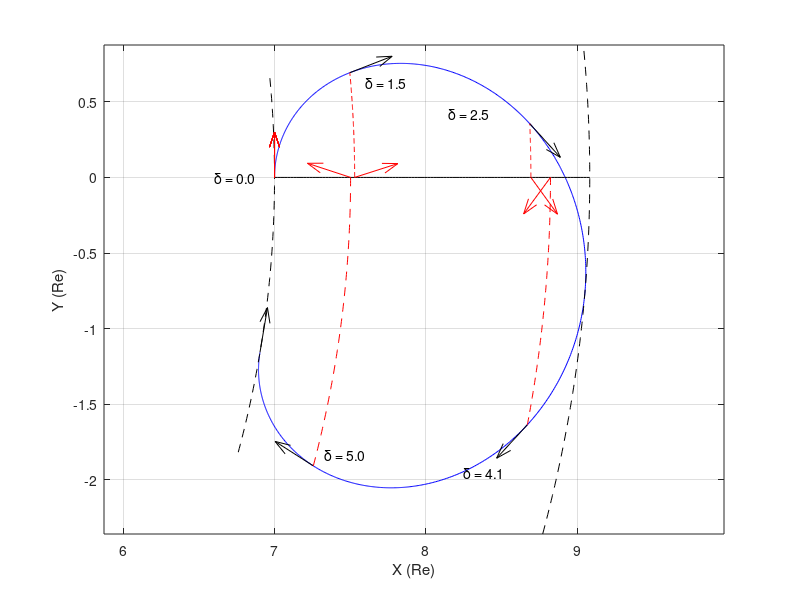

The MATLAB script that drew this image:
function phase_shift %FIGURE 45 
clear
global m;
global q;
global M;

Re=6378;%km Equatorial Radius of Earth
m0=1.6726231*10^-27; %kg rest mass of proton 
q=1.602*10^-19; %C q_p=1.602*10^-19;%C(As) Charge of proton
M=31000.*10^-9; %TRe^3 Magnetic Field Strength of Earth 
E=0; %V/m or N/C (mkg/s^3A) Electric Field
c=3.0E8; %speed of light m/s

%Initial Position 
x0=7; %Re
y0=0; %Re
%Initial Velocity 
vx0=0; %Re/s
vy0=6; %Re/s
%relativistic mass 
m=m0*(1/sqrt(1-((vy0*Re)^2/(3*10^5)^2)));%kg relativistic mass
A=q*M/m; %simplyfy notation  

%Call ode 45
tmax=1000; %sufficiently high to allow events to stop integration
optionsGP=odeset('Events',@eventsGP,'RelTol',1.0e-10,'AbsTol',1.0e-14);%stop after gyroperiod
[t1,y1]=ode45(@lorentz, [0 tmax], [x0 y0 vx0 vy0],optionsGP);

%Phase Distribution preperations
r0=sqrt(x0^2+y0^2); 
v0=sqrt(vx0^2+vy0^2);
r_st=r0/(1-r0^2*vy0/A);
v_st=A/r_st^2;
r_max=2*r_st/(1+sqrt(1-4*v0/v_st));
r_min=2*r_st/(1+sqrt(1+4*v0/v_st));
p=(m*r0*vy0)-(q*M/r0);

%change in phi over gyroperiod
ph_range=atan2(y1(:,2),y1(:,1));
max(ph_range);
min(ph_range);
ph=linspace(min(ph_range),max(ph_range));

start = linspace(r_min,r_max);

%Plot particle trajectory, rmin and rmax bounds over phi range, and
%starting line for all phases between rmin and rmax along positive x axis
plot(y1(:,1),y1(:,2),'b',r_min*cos(ph),r_min*sin(ph),'k--',r_max*cos(ph),r_max*sin(ph),'k--',start,zeros(size(start)),'k')
grid on 
axis('equal')
xlabel('X (Re)')
ylabel('Y (Re)')
hold on

%Plot 6 local velocity vectors between phases 0 and 2pi, along with their
%phases shefted to align with positve x-axis starting line and new velocity
%vectos 
s=size(y1);
iterations=6;
for i=1:iterations
v_tangents=linspace(1,s(1),iterations);
kp=v_tangents(i);
kp_integer=round(kp); %remove decimals for indexing
if kp_integer==203 %manual shifting to increase visual appeal of plot
kp_integer=240;
end    
if kp_integer==608 %manual shifting to increase visual appeal of plot
kp_integer=660;
end    
quiver(y1(kp_integer,1),y1(kp_integer,2), y1(kp_integer,3),y1(kp_integer,4), 0.05,'k');%all tangential velocity
quiver(y1(1,1),y1(1,2), y1(1,3),y1(1,4), 0.05,'r'); %phase shifted velocity for phase = 0
hold on
if i==1
text(6.6,0.0,'{\delta} = 0.0'); 
end

if i==2
phi_loc=atan2(y1(kp_integer,2),y1(kp_integer,1)); %calculate change in phi at local positon 
hold on
r_mag=sqrt(y1(kp_integer,1)^2+y1(kp_integer,2)^2); %calculate radius  at local positon 
phi_vec=linspace(0,phi_loc); %turn change in phi to vector to grapgh 
plot(r_mag*cos(phi_vec),r_mag*sin(phi_vec),'r--'); %draw phase shift to x-axis
hold on
delta=(kp_integer/s(1))*2*pi; %use to detrmine valuye for text below
text(7.6,0.63,'{\delta} = 1.5'); %look and change (real_phi)
vx=v0*sin(delta); %new velocity vector 
vy=v0*cos(delta); %new velocity vector 
v_phi=(cross([y1(kp_integer,1),y1(kp_integer,2), 0],[y1(kp_integer,3), y1(kp_integer,4), 0]))./(r_mag); %v_phi 
x=(p+sqrt(p^2+4*m*v_phi(3)*q*M))/(2*m*v_phi(3)); %use canaical momentum to get new x positon
quiver(x, 0, vx, vy, 0.05,'r'); %phase shifted velocity
end

if i==3
phi_loc=atan2(y1(kp_integer,2),y1(kp_integer,1));   
text(8.15,0.42,'{\delta} = 2.5'); 
hold on
r_mag=sqrt(y1(kp_integer,1)^2+y1(kp_integer,2)^2);
phi_vec=linspace(0,phi_loc);
plot(r_mag*cos(phi_vec),r_mag*sin(phi_vec),'r--');
hold on
delta=(kp_integer/s(1))*2*pi; 
vx=v0*sin(delta);
vy=v0*cos(delta);
v_phi=(cross([y1(kp_integer,1),y1(kp_integer,2), 0],[y1(kp_integer,3), y1(kp_integer,4), 0]))./(r_mag); 
x=(p+sqrt(p^2+4*m*v_phi(3)*q*M))/(2*m*v_phi(3)); 
quiver(x, 0, vx, vy, 0.05,'r');
end

if i==4
phi_loc=atan2(y1(kp_integer,2),y1(kp_integer,1));
text(8.25,-1.95,'{\delta} = 4.1'); 
hold on
r_mag=sqrt(y1(kp_integer,1)^2+y1(kp_integer,2)^2);
phi_vec=linspace(0,phi_loc);
plot(r_mag*cos(phi_vec),r_mag*sin(phi_vec),'r--');
hold on
delta=(kp_integer/s(1))*2*pi; 
vx=v0*sin(delta);
vy=v0*cos(delta);
v_phi=(cross([y1(kp_integer,1),y1(kp_integer,2), 0],[y1(kp_integer,3), y1(kp_integer,4), 0]))./(r_mag); 
x=(p+sqrt(p^2+4*m*v_phi(3)*q*M))/(2*m*v_phi(3)); 
quiver(x, 0, vx, vy, 0.05,'r');
end

if i==5
phi_loc=atan2(y1(kp_integer,2),y1(kp_integer,1)); 
text(7.33,-1.83,'{\delta} = 5.0'); 
hold on
r_mag=sqrt(y1(kp_integer,1)^2+y1(kp_integer,2)^2);
phi_vec=linspace(0,phi_loc);
plot(r_mag*cos(phi_vec),r_mag*sin(phi_vec),'r--');
hold on
delta=(kp_integer/s(1))*2*pi;
vx=v0*sin(delta);
vy=v0*cos(delta);
v_phi=(cross([y1(kp_integer,1),y1(kp_integer,2), 0],[y1(kp_integer,3), y1(kp_integer,4), 0]))./(r_mag);
x=(p+sqrt(p^2+4*m*v_phi(3)*q*M))/(2*m*v_phi(3)); 
quiver(x, 0, vx, vy, 0.05,'r');
end
end
end

function dydt = lorentz(t,y)
global m q;
r=sqrt(y(1)^2+y(2)^2); %radial position of particle 
Bz=magneticfield(r);%T magnetic field at positon r
dydt=[y(3);y(4); (q/m)*(y(4)*Bz); (q/m)*(-y(3)*Bz)];%Outputs new positon and velocity vectors
end

function Bz=magneticfield(r)
global M;
Bz=M/r^3; %T
end

function [value,isterminal,direction] = eventsGP(t,y)
% stop intgration after gyroperiod
tet=atan2(y(2),y(1));
vrad=y(3)*cos(tet)+y(4)*sin(tet);
value = vrad*sign(-10); %stop when radial velocity zero again 
isterminal = 1;% 1 to stop the integration
direction = -1;%-1 to approach value from positve direction(decreasing),1 negative, 0 both

end


